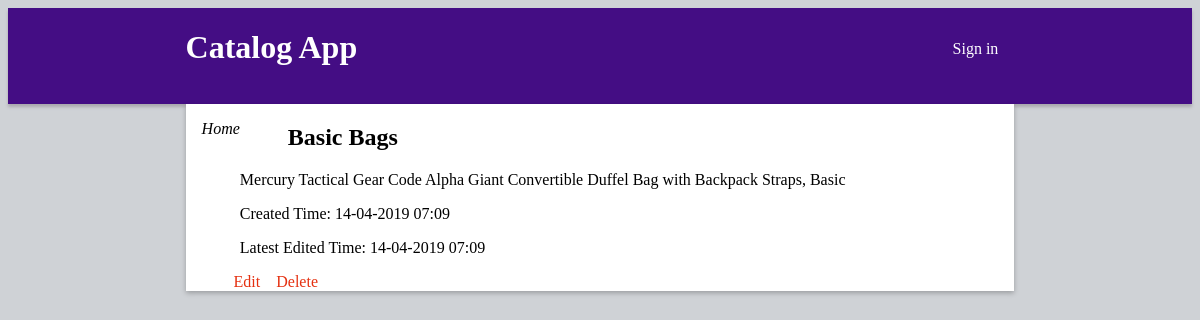
The app's page /category/2/items/2/ with its own data.
### database_setup.py (models this page shows, shortened)
class Item(Base):
    __tablename__ = 'items'
    id = Column(Integer, primary_key=True)
    category_id = Column(Integer, ForeignKey('categories.id'))
    name = Column(String(100))
    description = Column(String(1000))
    user_id = Column(Integer, ForeignKey('users.id'))
    ctime = Column(DATETIME, nullable=False)
    mtime = Column(DATETIME, nullable=False)
    categories = relationship(Category)
    users = relationship(User)

### application.py (the view)
@app.route('/category/<int:category_id>/items/<int:item_id>/')
def showItemDetails(category_id, item_id):
    session = DBSession()
    item = session.query(Item).filter_by(
        category_id=category_id, id=item_id).one()
    session.close()
    if (
        'user_id' not in login_session or
            login_session['user_id'] != item.user_id):
        return render_template(
            "showitemdetails.html",
            item=item, login_session=login_session)
    else:
        return render_template(
            "showitemdetails.html",
            item=item, login_session=login_session)

### application.py (called while the page is built)
def get_view_rate_limit():
    return getattr(g, '_view_rate_limit', None)

@app.after_request
def inject_x_rate_headers(response):
    limit = get_view_rate_limit()
    if limit and limit.send_x_headers:
        h = response.headers
        h.add('X-RateLimit-Remaining', str(limit.remaining))
        h.add('X-RateLimit-Limit', str(limit.limit))
        h.add('X-RateLimit-Reset', str(limit.reset))
    return response

### templates/showitemdetails.html (shortened to what this page needs)
<!DOCTYPE html>
<html>
	<head>
		<link rel=stylesheet type=text/css href="{{url_for('static',filename='styles.css')}}">
	</head>
	<body>
		<div class="header">
			<div class="header__inner">
				<div class="app-name">
					<h1>Catalog App</h1>
				</div>
				<div class="login-panel">
					{% if not login_session['email'] %}
						<a href="{{url_for('showLogin')}}">Sign in</a>
					{% endif %}
				</div>
			</div>
		</div>
		<div class="content">
			<a class="home-nav" href="{{url_for('showLatestItems')}}">Home</a>
			<div class="item-details">
				<h2>{{item.name}}</h2>
				<p>{{item.description}}</p>
				<p>Created Time: {{item.ctime.strftime("%d-%m-%Y %H:%M")}}</p>
				<p>Latest Edited Time: {{item.mtime.strftime("%d-%m-%Y %H:%M")}}</p>
			</div>
			<div class="item-action">
				<a href="{{url_for('editItem',category_id=item.category_id,item_id=item.id)}}">Edit</a>
				<span>&nbsp&nbsp</span>
				<a href="{{url_for('deleteItem',category_id=item.category_id,item_id=item.id)}}">Delete</a>
			</div>
		</div>
	</body>
</html>

### static/styles.css (style rules this page uses)
html { margin: 0; padding: 0; width: 100%; height: 100%; box-sizing: border-box; }
body { background: #cfd2d6; }
a, a:visited { text-decoration: none; color: inherit; }
.header { box-shadow: 0px 3px 3px #AAA9AF; min-height: 56px; background: #440d84; }
.header__inner { width: 70%; margin-left: auto; margin-right: auto; display: flex; position:relative; color: #ffffff; }
.app-name { width:50%; text-align: left; }
.login-panel { width:50%; height:4em; margin-top:2em; text-align: right; padding-right: 1em; }
.content { width: 70%; display: flex; flex-wrap: wrap; box-shadow: 0 2px 5px rgba(0, 0, 0, 0.26); margin-left: auto; margin-right: auto; background: #ffffff; }
.categories-list h2, .items-list h2, .item-details h2 { text-align: left; padding-left: 2em; }
.add-item, .home-nav { font-style: italic; padding-left: 1em; padding-top: 1em; }
.item-action { color: #e53010; padding-left: 3em; width: 100%; }

### records on screen
Item: name "Basic Bags", description "Mercury Tactical Gear Code Alpha Giant Convertible Duffel Bag with Backpack Straps, Basic", ctime "14-04-2019 07:09", mtime "14-04-2019 07:09"
